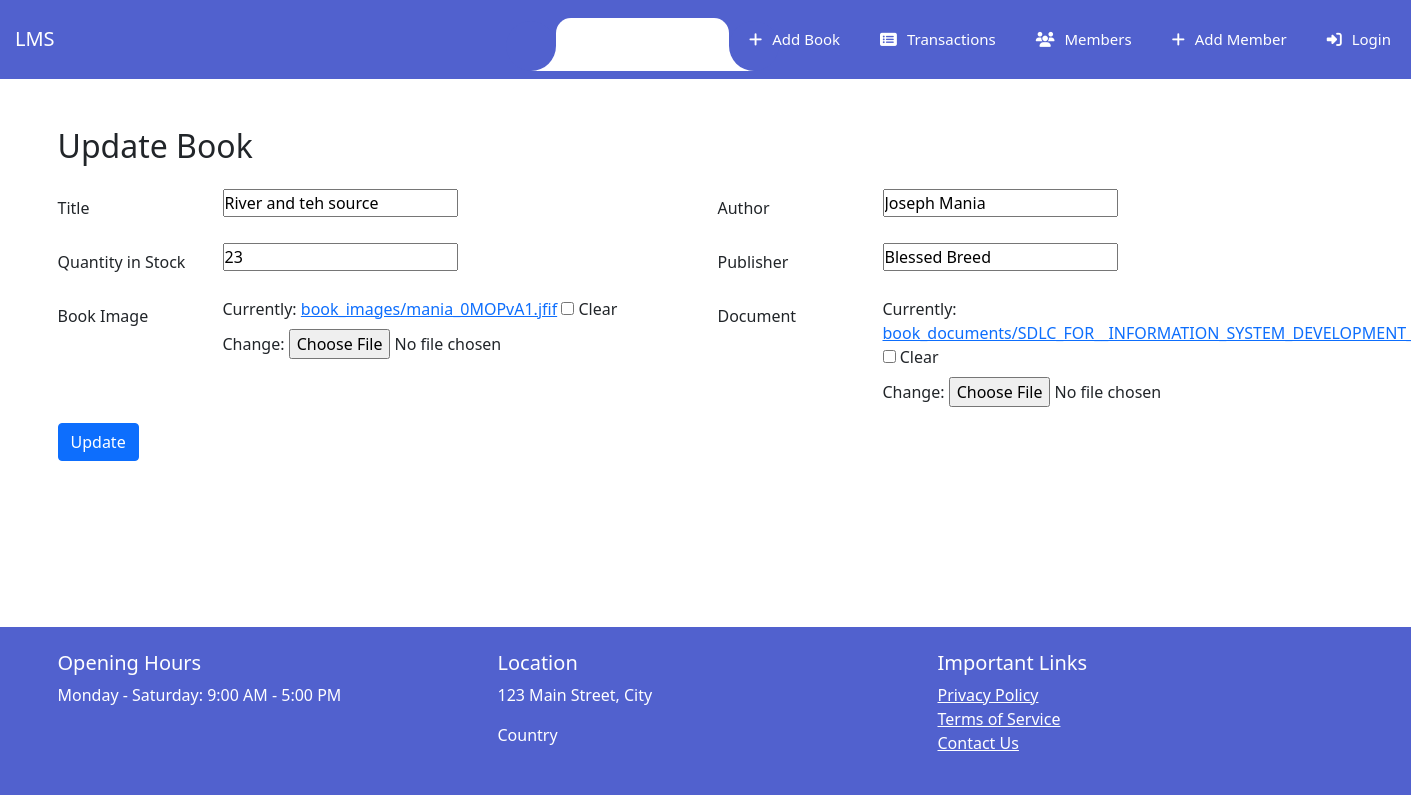
/update_book/1/, run on an earlier commit of the app's database.
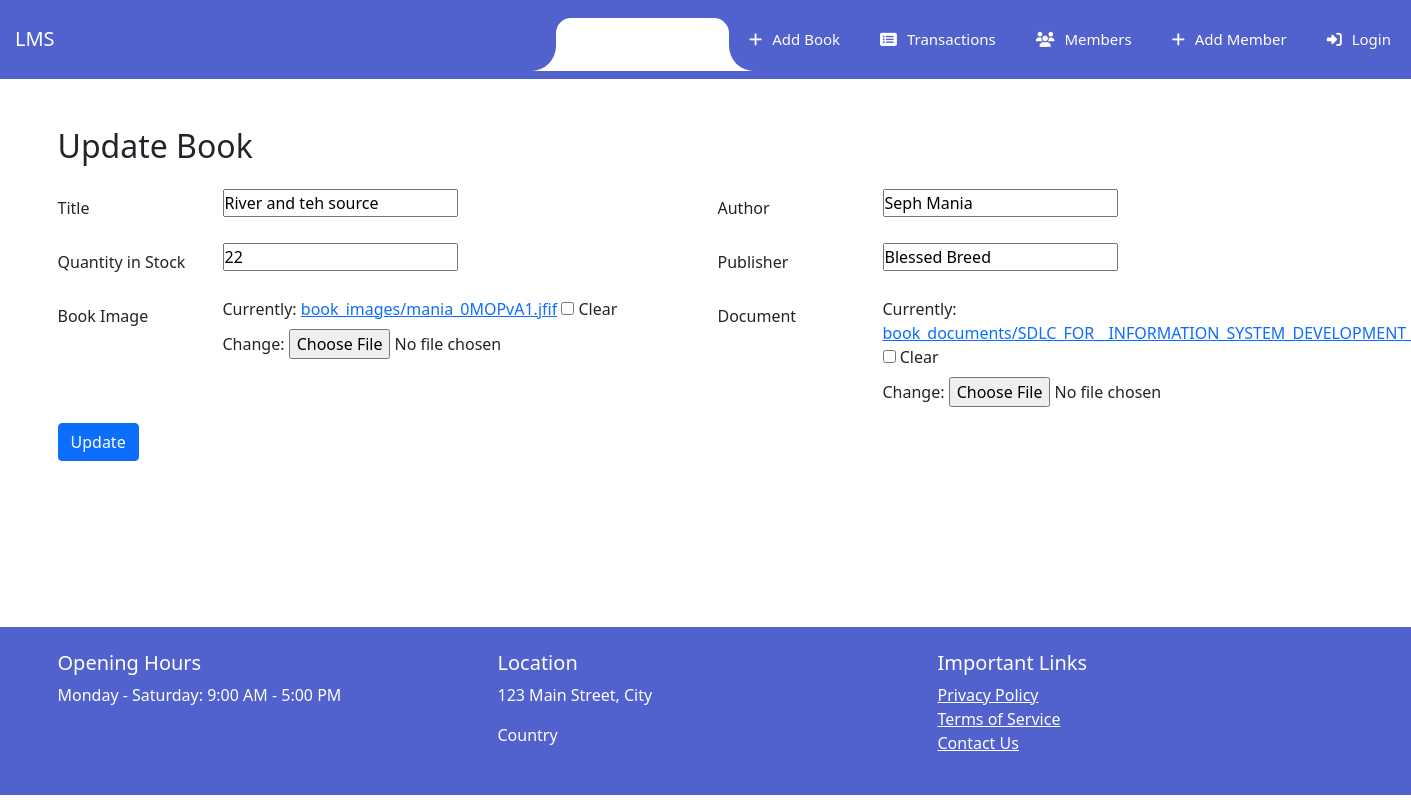
And on a later commit of the database.
### library/models.py (models this page shows, shortened)
class Book(models.Model):
    title = models.CharField(max_length=200)
    author = models.CharField(max_length=100)
    quantity_in_stock = models.PositiveIntegerField(default=0)
    publisher = models.CharField(max_length=200)
    date_added = models.DateTimeField(auto_now_add=True)
    book_image = models.ImageField(upload_to='book_images/', blank=True, null=True)
    document = models.FileField(upload_to='book_documents/', blank=True, null=True)

### library/views.py (the view)
# urls.py: path('update_book/<int:book_id>/', views.update_book, name='update_book'),
def update_book(request, book_id):
    book = get_object_or_404(Book, pk=book_id)
    if request.method == 'POST':
        form = BookUpdateForm(request.POST, request.FILES, instance=book)
        if form.is_valid():
            form.save()
            return redirect('book_listing')  # Redirect to a view to display all books
    else:
        form = BookUpdateForm(instance=book)
    return render(request, 'library/update_book_details.html', {'form': form})

### library/form.py
class BookUpdateForm(forms.ModelForm):
    class Meta:
        model = Book
        fields = ['title', 'author', 'quantity_in_stock', 'publisher', 'book_image', 'document']
    widgets = {
        'book_image': forms.FileInput(attrs={'class': 'form-control-file'}),
        'document': forms.FileInput(attrs={'class': 'form-control-file'}),
    }

### library/templates/library/update_book_details.html (shortened to what this page needs)
{% extends 'library/base.html' %}
{% load static %}
{% block content %}
<div class="container mt-5">
  <h2>Update Book</h2>
  <form method="post" enctype="multipart/form-data" class="mt-4">
    <div class="row">
      <div class="col-md-6">
        <div class="form-group row">
          <label for="id_title" class="col-sm-3 col-form-label">Title</label>
          <div class="col-sm-9">
            {{ form.title }}
          </div>
        </div>
      </div>
      <div class="col-md-6">
        <div class="form-group row">
          <label for="id_author" class="col-sm-3 col-form-label">Author</label>
          <div class="col-sm-9">
            {{ form.author }}
          </div>
        </div>
      </div>
    </div>
    <div class="row">
      <div class="col-md-6">
        <div class="form-group row">
          <label for="id_quantity_in_stock" class="col-sm-3 col-form-label">Quantity in Stock</label>
          <div class="col-sm-9">
            {{ form.quantity_in_stock }}
          </div>
        </div>
      </div>
      <div class="col-md-6">
        <div class="form-group row">
          <label for="id_publisher" class="col-sm-3 col-form-label">Publisher</label>
          <div class="col-sm-9">
            {{ form.publisher }}
          </div>
        </div>
      </div>
    </div>
    <div class="row">
      <div class="col-md-6">
        <div class="form-group row">
          <label for="id_book_image" class="col-sm-3 col-form-label">Book Image</label>
          <div class="col-sm-9">
            {{ form.book_image }}
          </div>
        </div>
      </div>
      <div class="col-md-6">
        <div class="form-group row">
          <label for="id_document" class="col-sm-3 col-form-label">Document</label>
          <div class="col-sm-9">
            {{ form.document }}
          </div>
        </div>
      </div>
    </div>
    <button type="submit" class="btn btn-primary">Update</button>
  </form>
</div>
{% endblock %}

What changed in the data, as far as the page shows it:
changed Book "River and teh source": author "Joseph Mania" → "Seph Mania"; quantity_in_stock "23" → "22"
